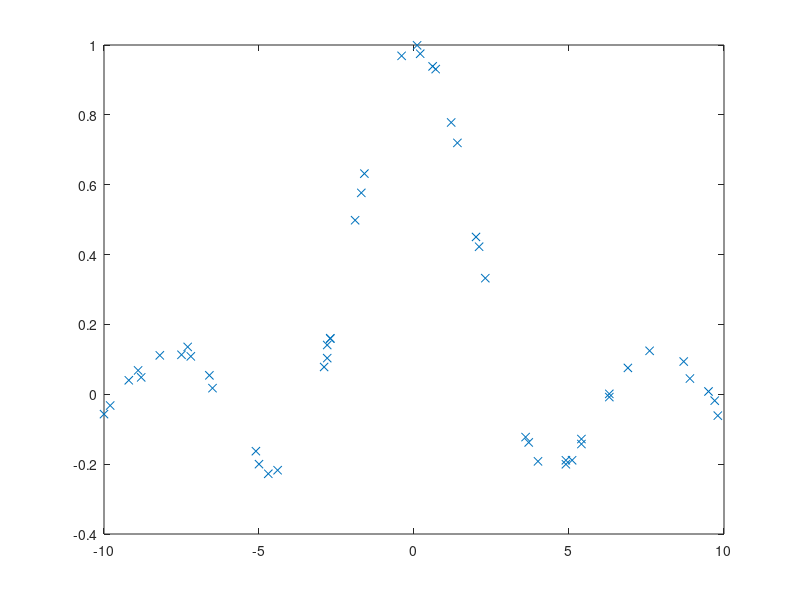

Write the MATLAB code that produced this figure. (Note: this script raises an error after producing the figure.)
x = -10:0.1:10;
y0= 1./abs(x).*sin(abs(x));

ind = sort(ceil(rand(1,50)*length(x)));
x0 = x(ind);
y = y0(ind) + 0.01*randn(size(ind));

save nn_data x0 y y0 

fig = figure;
plot(x0,y,'x')
fig.PaperUnits = 'inches';
fig.PaperPosition = [0 0. 4 3];
fig.PaperSize = [4 3];
print('nn_data','-dpdf')